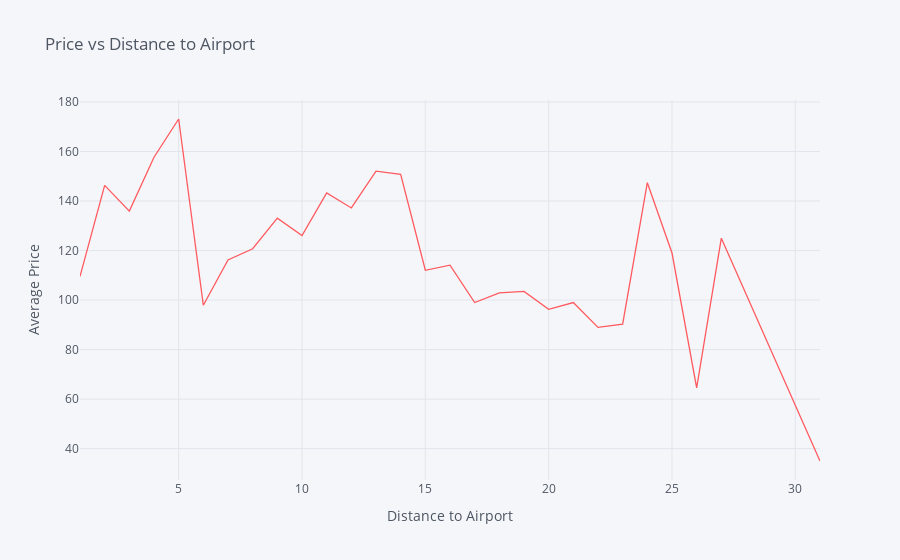

Notebook code cell kept with this figure:
### Code cell
# This graph shows how the price is affected by the distace of the property from airport
df.groupby('Dist_to_Airp').mean()['Price'].iplot(title='Price vs Distance to Airport',xTitle ='Distance to Airport',yTitle='Average Price',kind='line',color='#FF5A5F')

### Figure 1 — Plotly figure (JSON) as saved in the notebook; plotly's stock layout.template omitted (floating-point values rounded to 4 significant figures)
{"data": [{"line": {"color": "rgba(255, 90, 95, 1.0)", "dash": "solid", "shape": "linear", "width": 1.3}, "mode": "lines", "name": "Price", "text": "", "type": "scatter", "x": [1, 2, 3, 4, 5, 6, 7, 8, 9, 10, 11, 12, 13, 14, 15, 16, 17, 18, 19, 20, 21, 22, 23, 24, 25, 26, 27, 31], "y": [109.6, 146.3, 135.9, 157.7, 173.1, 97.91, 116.2, 120.7, 133.1, 126.1, 143.2, 137.2, 152.1, 150.8, 112.0, 114.1, 98.99, 102.9, 103.5, 96.28, 99.02, 88.96, 90.25, 147.4, 119, 64.5, 125, 35]}], "layout": {"legend": {"bgcolor": "#F5F6F9", "font": {"color": "#4D5663"}}, "paper_bgcolor": "#F5F6F9", "plot_bgcolor": "#F5F6F9", "title": {"font": {"color": "#4D5663"}, "text": "Price vs Distance to Airport"}, "xaxis": {"gridcolor": "#E1E5ED", "showgrid": true, "tickfont": {"color": "#4D5663"}, "title": {"font": {"color": "#4D5663"}, "text": "Distance to Airport"}, "zerolinecolor": "#E1E5ED"}, "yaxis": {"gridcolor": "#E1E5ED", "showgrid": true, "tickfont": {"color": "#4D5663"}, "title": {"font": {"color": "#4D5663"}, "text": "Average Price"}, "zerolinecolor": "#E1E5ED"}}}
